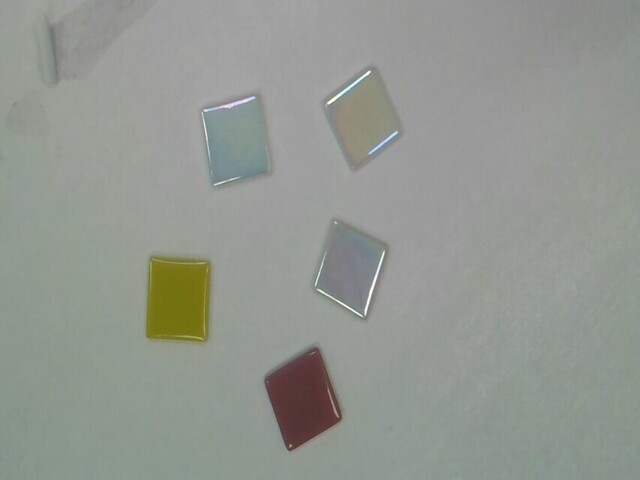
#> input picture images/capture_img_light_tiles.jpg, 640 x 480 px
$ python segmentation_lab.py
#> lines starting #> are read from the running program, lines starting #| are printed output that depends on the picture; after the words box and inside, x2 and y2 are one past the last pixel; in counts of white or black regions, pixels touching at a corner belong together
import cv2
import numpy as np
import matplotlib.pylab as plt


def apply_threshold(
    img_path,
    mode="normal",
    th_value=128,
    invert=True,
    use_otsu=False,
    min_area=500,
):
#> called with img_path = 'images/capture_img_light_tiles.jpg', mode = 'light_tiles', th_value = 128, invert = True, use_otsu = False, min_area = 500
    img = cv2.imread(img_path, cv2.IMREAD_GRAYSCALE)
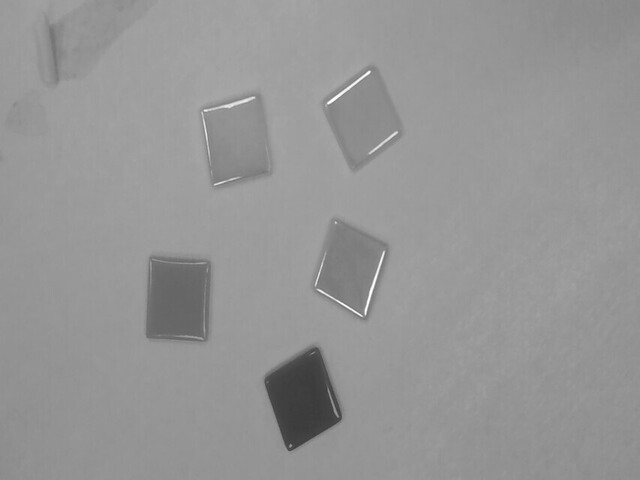
#> img: shape (480, 640); min 55, max 255, mean 149.5

    if img is None:
        print("Could not read image")
        return

    if mode == "light_tiles":
        clahe = cv2.createCLAHE(clipLimit=2.0, tileGridSize=(8, 8))
        img_proc = clahe.apply(img)

        th = cv2.adaptiveThreshold(
            img_proc, 255, cv2.ADAPTIVE_THRESH_GAUSSIAN_C, cv2.THRESH_BINARY_INV, 31, 5)
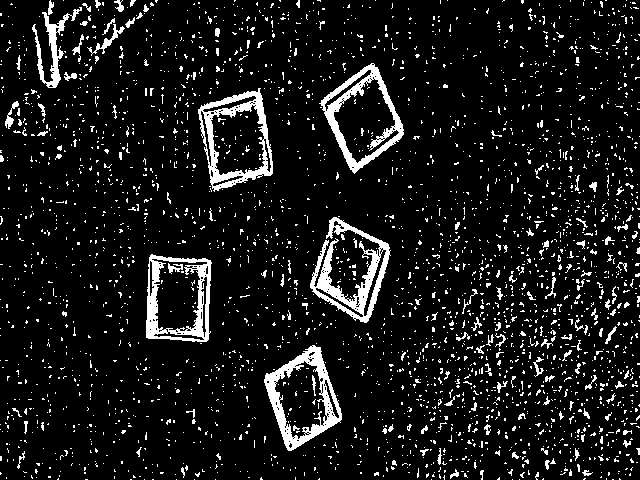
#> th: shape (480, 640); 9.4% white; 2953 white regions (2810 under 20 px), largest, box (x1, y1, x2, y2) and area: (310, 217, 391, 323) 2643, (264, 345, 342, 451) 2401, (198, 88, 273, 192) 2293

    else:
        if invert == True:
            t_type = cv2.THRESH_BINARY_INV
        else:
            t_type = cv2.THRESH_BINARY

        if use_otsu:
            otsu_val, th = cv2.threshold(img, 0, 255, t_type | cv2.THRESH_OTSU)
        else:
            _, th = cv2.threshold(img, th_value, 255, t_type)

    kernel = np.ones((3, 3), np.uint8)
    th = cv2.morphologyEx(th, cv2.MORPH_OPEN, kernel, iterations=1)
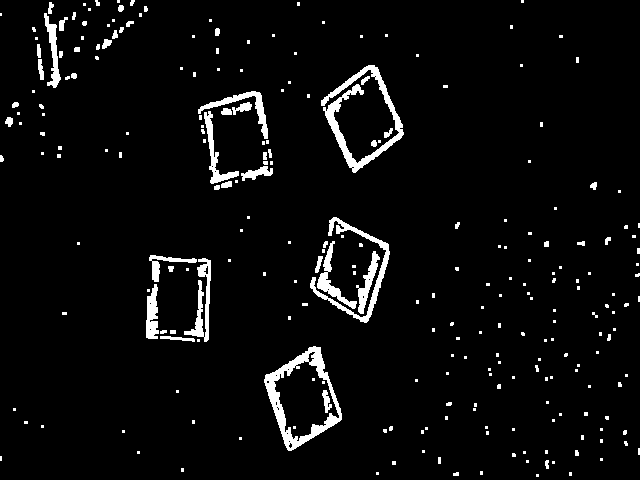
#> th: shape (480, 640); 4.5% white; 253 white regions (191 under 20 px), largest, box (x1, y1, x2, y2) and area: (264, 346, 342, 451) 1991, (321, 65, 404, 173) 1866, (310, 217, 390, 323) 1121
    th = cv2.morphologyEx(th, cv2.MORPH_CLOSE, kernel, iterations=1)
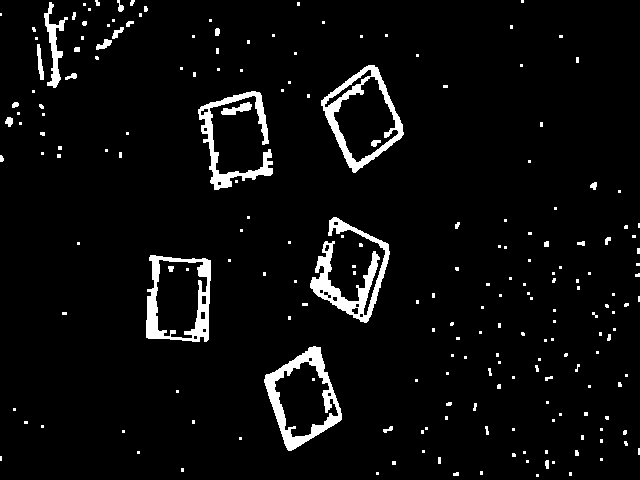
#> th: shape (480, 640); 4.7% white; 206 white regions (163 under 20 px), largest, box (x1, y1, x2, y2) and area: (310, 217, 390, 323) 2489, (264, 346, 342, 451) 2255, (321, 65, 404, 173) 2009

    num_labels, labels, stats, centroids = cv2.connectedComponentsWithStats(
        th, connectivity=4)
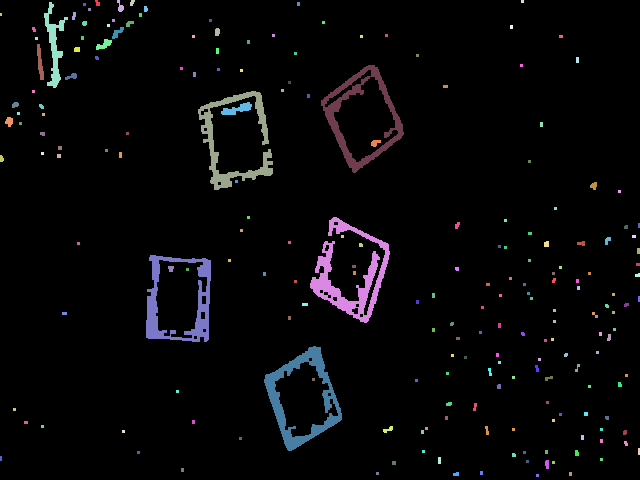
#> labels: shape (480, 640) int32; 208 distinct labels, from 0 to 207; one colour per label, 0 black
#> num_labels = 208; stats = 208 rows, first 6: [0, 0, 640, 480, 292629], [95, 0, 5, 6, 22], [117, 0, 7, 12, 46], [130, 0, 5, 6, 22], [521, 0, 3, 3, 9], [44, 2, 24, 86, 667]; centroids = 208 pairs, first value 0.5 to 638.5, second value 1 to 475

    annotated = cv2.cvtColor(img, cv2.COLOR_GRAY2BGR)

    objects = 0

    for label in range(1, num_labels):
        x, y, w, h, area = stats[label]

        cx, cy = centroids[label]
        cx, cy = int(cx), int(cy)

        objects += 1

        cv2.rectangle(annotated, (x, y), (x + w, y + h), (128, 0, 128), 2)

        cv2.circle(annotated, (cx, cy), 4, (0, 0, 255), -1)

        label_text = f"{x}, {y}"

        cv2.putText(annotated, label_text, (x, max(15, y - 5)),
                    cv2.FONT_HERSHEY_SIMPLEX, 0.4,  (0, 0, 255), 1, cv2.LINE_AA)
#> this loop made 207 passes
#> (x, y, w, h, area, cx, cy) on passes 1 to 3: (95, 0, 5, 6, 22, 97, 2), (117, 0, 7, 12, 46, 119, 6), (130, 0, 5, 6, 22, 131, 2)
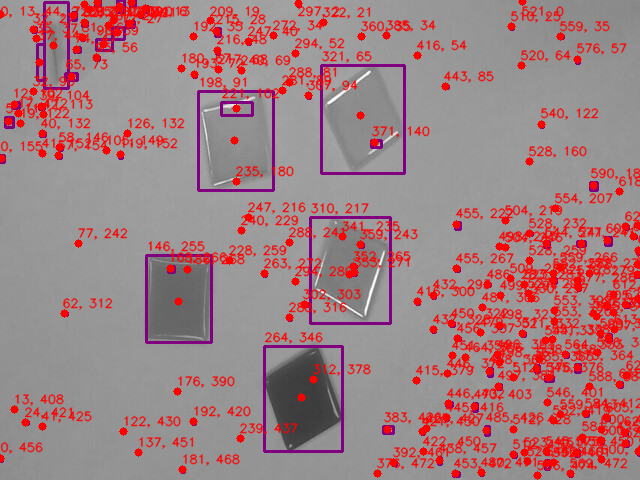
#> annotated: shape (480, 640, 3); mean B, G, R 132.2, 129.1, 160.6
#> after the loop, objects = 207

    out_path = img_path.replace(".jpg", "_annotated.jpg")
    cv2.imwrite(out_path, annotated)
    print("Saved:/n", out_path)


image_settings = [
    ("images/capture_img_light_tiles.jpg", "light_tiles", None, None, None),
    ("images/capture_img_dark_tiles.jpg", "normal", 0, True, True),
    ("images/capture_img_papers.jpg", "normal", 0, True, True),
    ("images/capture_img_mix_tiles.jpg", "light_tiles", None, None, None),
    ("images/robodk_imgN.jpg", "normal", 0, True, True),

]

for img_path, mode, th_value, invert, use_otsu in image_settings:
    apply_threshold(
        img_path,
        mode=mode,
        th_value=th_value if th_value is not None else 128,
        invert=invert if invert is not None else True,
        use_otsu=use_otsu if use_otsu is not None else False,
        min_area=500,
    )
#> pass 2 of the loop `for img_path, mode, th_value, invert, use_otsu in image_settings:`:
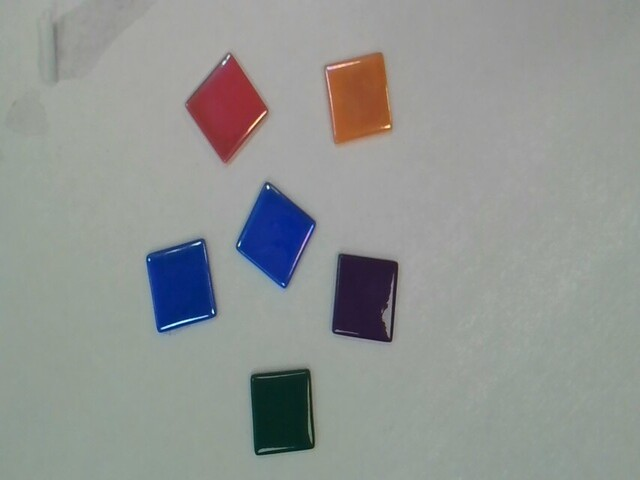
#> input picture images/capture_img_dark_tiles.jpg, 640 x 480 px
#> t_type = 1
#> in apply_threshold (call 2), `otsu_val, th = cv2.threshold(img, 0, 255, t_type | cv2.THRESH_OTSU)`:
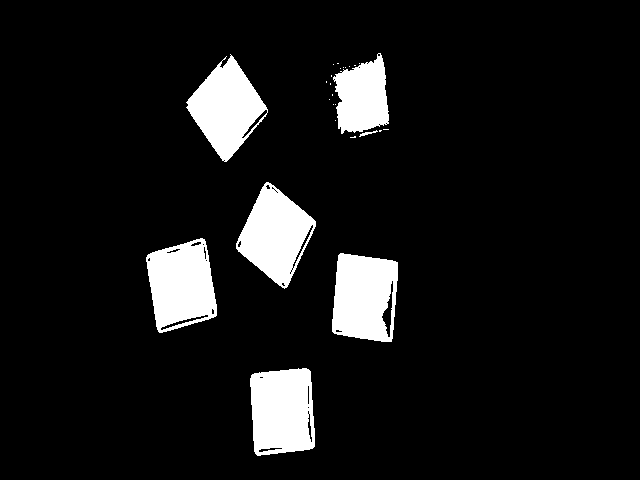
#> th: shape (480, 640); 8.9% white; 26 white regions (19 under 20 px), largest, box (x1, y1, x2, y2) and area: (250, 368, 315, 456) 4909, (146, 238, 217, 333) 4821, (332, 253, 398, 342) 4777
#> otsu_val = 106
#> labels: shape (480, 640) int32; 7 distinct labels, from 0 to 6
#> num_labels = 7; stats = [[0, 0, 640, 480, 280070], [187, 56, 80, 105, 4588], [335, 56, 54, 80, 3177], [237, 182, 79, 105, 4591], [147, 238, 70, 95, 4946], [332, 253, 66, 89, 4811], [250, 368, 65, 88, 5017]]; centroids = [[323.7, 238.5], [225.5, 107.5], [362.1, 97.17], [274.4, 234.1], [181.1, 285.4], [363.8, 296.5], [282, 411.2]]
#> the loop in apply_threshold (call 2), `for label in range(1, num_labels):` made 6 passes
#> (x, y, w, h, area, cx, cy) on passes 1 to 3: (187, 56, 80, 105, 4588, 225, 107), (335, 56, 54, 80, 3177, 362, 97), (237, 182, 79, 105, 4591, 274, 234)
#> after the loop in apply_threshold (call 2), `for label in range(1, num_labels):`:
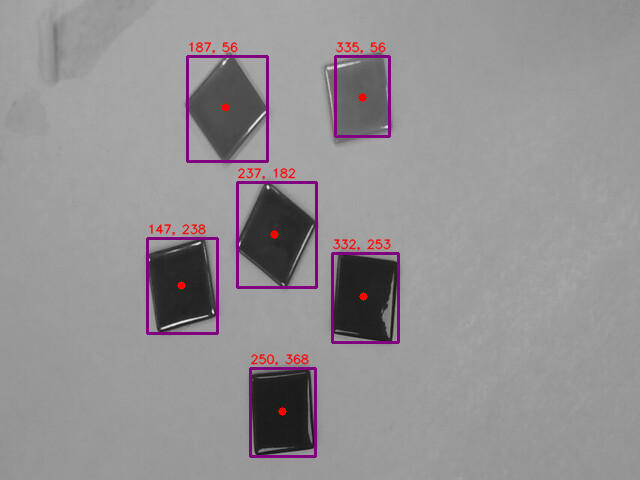
#> annotated: shape (480, 640, 3); mean B, G, R 147, 144.6, 148
#> pass 3 of the loop `for img_path, mode, th_value, invert, use_otsu in image_settings:`:
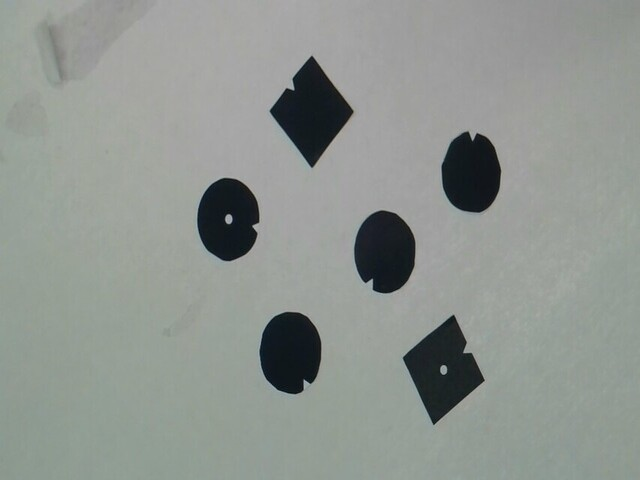
#> input picture images/capture_img_papers.jpg, 640 x 480 px
#> in apply_threshold (call 3), `otsu_val, th = cv2.threshold(img, 0, 255, t_type | cv2.THRESH_OTSU)`:
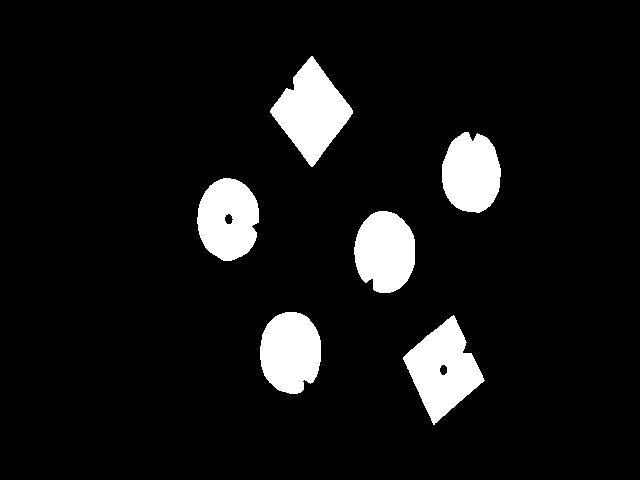
#> th: shape (480, 640); 8.1% white; 6 white regions, box (x1, y1, x2, y2) and area: (270, 56, 353, 167) 4751, (403, 315, 485, 425) 4704, (260, 312, 321, 394) 3979, (197, 178, 259, 261) 3939, (354, 211, 415, 293) 3919, (442, 132, 501, 213) 3736
#> labels: shape (480, 640) int32; 7 distinct labels, from 0 to 6
#> after the loop in apply_threshold (call 3), `for label in range(1, num_labels):`:
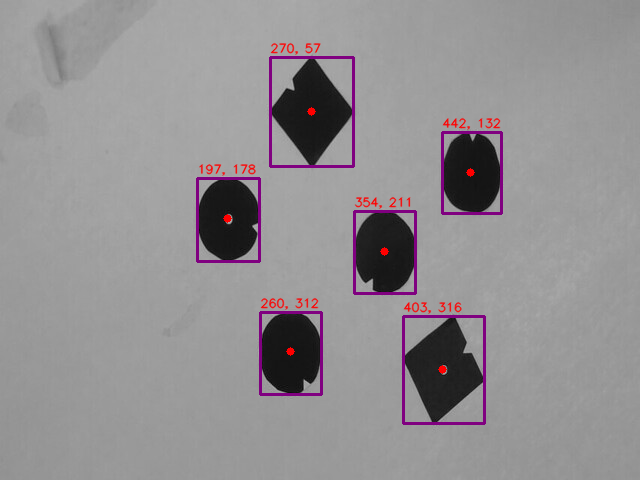
#> annotated: shape (480, 640, 3); mean B, G, R 145.9, 143.5, 146.8
#> the loop made 5 passes; the first 3 are shown
